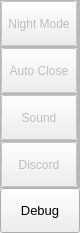
                 <widget class="QFrame" name="extraRightBox">
                  <property name="minimumSize">
                   <size>
                    <width>0</width>
                    <height>0</height>
                   </size>
                  </property>
                  <property name="maximumSize">
                   <size>
                    <width>0</width>
                    <height>16777215</height>
                   </size>
                  </property>
                  <property name="frameShape">
                   <enum>QFrame::NoFrame</enum>
                  </property>
                  <property name="frameShadow">
                   <enum>QFrame::Raised</enum>
                  </property>
                  <layout class="QVBoxLayout" name="verticalLayout_7">
                   <property name="spacing">
                    <number>0</number>
                   </property>
                   <property name="leftMargin">
                    <number>0</number>
                   </property>
                   <property name="topMargin">
                    <number>0</number>
                   </property>
                   <property name="rightMargin">
                    <number>0</number>
                   </property>
                   <property name="bottomMargin">
                    <number>0</number>
                   </property>
                   <item>
                    <widget class="QFrame" name="themeSettingsTopDetail">
                     <property name="maximumSize">
                      <size>
                       <width>16777215</width>
                       <height>3</height>
                      </size>
                     </property>
                     <property name="frameShape">
                      <enum>QFrame::NoFrame</enum>
                     </property>
                     <property name="frameShadow">
                      <enum>QFrame::Raised</enum>
                     </property>
                    </widget>
                   </item>
                   <item>
                    <widget class="QFrame" name="contentSettings">
                     <property name="frameShape">
                      <enum>QFrame::NoFrame</enum>
                     </property>
                     <property name="frameShadow">
                      <enum>QFrame::Raised</enum>
                     </property>
                     <layout class="QVBoxLayout" name="verticalLayout_13">
                      <property name="spacing">
                       <number>0</number>
                      </property>
                      <property name="leftMargin">
                       <number>0</number>
                      </property>
                      <property name="topMargin">
                       <number>0</number>
                      </property>
                      <property name="rightMargin">
                       <number>0</number>
                      </property>
                      <property name="bottomMargin">
                       <number>0</number>
                      </property>
                      <item alignment="Qt::AlignTop">
                       <widget class="QFrame" name="topMenus">
                        <property name="frameShape">
                         <enum>QFrame::NoFrame</enum>
                        </property>
                        <property name="frameShadow">
                         <enum>QFrame::Raised</enum>
                        </property>
                        <layout class="QVBoxLayout" name="verticalLayout_14">
                         <property name="spacing">
                          <number>0</number>
                         </property>
                         <property name="leftMargin">
                          <number>0</number>
                         </property>
                         <property name="topMargin">
                          <number>0</number>
                         </property>
                         <property name="rightMargin">
                          <number>0</number>
                         </property>
                         <property name="bottomMargin">
                          <number>0</number>
                         </property>
                         <item>
                          <widget class="QFrame" name="NightMode">
                           <property name="frameShape">
                            <enum>QFrame::StyledPanel</enum>
                           </property>
                           <property name="frameShadow">
                            <enum>QFrame::Raised</enum>
                           </property>
                           <layout class="QHBoxLayout" name="horizontalLayout_6">
                            <property name="spacing">
                             <number>0</number>
                            </property>
                            <property name="leftMargin">
                             <number>0</number>
                            </property>
                            <property name="topMargin">
                             <number>0</number>
                            </property>
                            <property name="rightMargin">
                             <number>0</number>
                            </property>
                            <property name="bottomMargin">
                             <number>0</number>
                            </property>
                            <item>
                             <widget class="QPushButton" name="btn_NightMode">
                              <property name="enabled">
                               <bool>false</bool>
                              </property>
                              <property name="sizePolicy">
                               <sizepolicy hsizetype="Preferred" vsizetype="Preferred">
                                <horstretch>0</horstretch>
                                <verstretch>0</verstretch>
                               </sizepolicy>
                              </property>
                              <property name="minimumSize">
                               <size>
                                <width>20</width>
                                <height>45</height>
                               </size>
                              </property>
                              <property name="cursor">
                               <cursorShape>ArrowCursor</cursorShape>
                              </property>
                              <property name="styleSheet">
                               <string notr="true">background-image: url(:/icons/images/icons/cil-moon.png);</string>
                              </property>
                              <property name="text">
                               <string>Night Mode</string>
                              </property>
                             </widget>
                            </item>
                            <item>
                             <widget class="QFrame" name="Toggle_Night">
                              <property name="maximumSize">
                               <size>
                                <width>60</width>
                                <height>45</height>
                               </size>
                              </property>
                              <property name="frameShape">
                               <enum>QFrame::StyledPanel</enum>
                              </property>
                              <property name="frameShadow">
                               <enum>QFrame::Raised</enum>
                              </property>
                              <layout class="QVBoxLayout" name="Toggle_Night_Layout">
                               <property name="spacing">
                                <number>0</number>
                               </property>
                               <property name="leftMargin">
                                <number>0</number>
                               </property>
                               <property name="topMargin">
                                <number>0</number>
                               </property>
                               <property name="rightMargin">
                                <number>0</number>
                               </property>
                               <property name="bottomMargin">
                                <number>0</number>
                               </property>
                              </layout>
                             </widget>
                            </item>
                           </layout>
                          </widget>
                         </item>
                         <item>
                          <widget class="QFrame" name="NightMode_2">
                           <property name="frameShape">
                            <enum>QFrame::StyledPanel</enum>
                           </property>
                           <property name="frameShadow">
                            <enum>QFrame::Raised</enum>
                           </property>
                           <layout class="QHBoxLayout" name="horizontalLayout_7">
                            <property name="spacing">
                             <number>0</number>
                            </property>
                            <property name="leftMargin">
                             <number>0</number>
                            </property>
                            <property name="topMargin">
                             <number>0</number>
                            </property>
                            <property name="rightMargin">
                             <number>0</number>
                            </property>
                            <property name="bottomMargin">
                             <number>0</number>
                            </property>
                            <item>
                             <widget class="QPushButton" name="btn_logout_2">
                              <property name="enabled">
                               <bool>false</bool>
                              </property>
                              <property name="sizePolicy">
                               <sizepolicy hsizetype="Preferred" vsizetype="Preferred">
                                <horstretch>0</horstretch>
                                <verstretch>0</verstretch>
                               </sizepolicy>
                              </property>
                              <property name="minimumSize">
                               <size>
                                <width>20</width>
                                <height>45</height>
                               </size>
                              </property>
                              <property name="cursor">
                               <cursorShape>ArrowCursor</cursorShape>
                              </property>
                              <property name="styleSheet">
                               <string notr="true">background-image: url(:/icons/images/icons/icon_close.png);</string>
                              </property>
                              <property name="text">
                               <string>Auto Close</string>
                              </property>
                             </widget>
                            </item>
                            <item>
                             <widget class="QFrame" name="Toggle_Close">
                              <property name="maximumSize">
                               <size>
                                <width>60</width>
                                <height>45</height>
                               </size>
                              </property>
                              <property name="frameShape">
                               <enum>QFrame::StyledPanel</enum>
                              </property>
                              <property name="frameShadow">
                               <enum>QFrame::Raised</enum>
                              </property>
                              <layout class="QVBoxLayout" name="Toggle_Close_Layout">
                               <property name="spacing">
                                <number>0</number>
                               </property>
                               <property name="leftMargin">
                                <number>0</number>
                               </property>
                               <property name="topMargin">
                                <number>0</number>
                               </property>
                               <property name="rightMargin">
                                <number>0</number>
                               </property>
                               <property name="bottomMargin">
                                <number>0</number>
                               </property>
                              </layout>
                             </widget>
                            </item>
                           </layout>
                          </widget>
                         </item>
                         <item>
                          <widget class="QFrame" name="NightMode_7">
                           <property name="frameShape">
                            <enum>QFrame::StyledPanel</enum>
                           </property>
                           <property name="frameShadow">
                            <enum>QFrame::Raised</enum>
                           </property>
                           <layout class="QHBoxLayout" name="horizontalLayout_25">
                            <property name="spacing">
                             <number>0</number>
                            </property>
                            <property name="leftMargin">
                             <number>0</number>
                            </property>
                            <property name="topMargin">
                             <number>0</number>
                            </property>
                            <property name="rightMargin">
                             <number>0</number>
                            </property>
                            <property name="bottomMargin">
                             <number>0</number>
                            </property>
                            <item>
                             <widget class="QPushButton" name="btn_logout_9">
                              <property name="enabled">
                               <bool>false</bool>
                              </property>
                              <property name="sizePolicy">
                               <sizepolicy hsizetype="Preferred" vsizetype="Preferred">
                                <horstretch>0</horstretch>
                                <verstretch>0</verstretch>
                               </sizepolicy>
                              </property>
                              <property name="minimumSize">
                               <size>
                                <width>20</width>
                                <height>45</height>
                               </size>
                              </property>
                              <property name="cursor">
                               <cursorShape>ArrowCursor</cursorShape>
                              </property>
                              <property name="styleSheet">
                               <string notr="true">background-image: url(:/icons/images/icons/cil-volume-high.png);</string>
                              </property>
                              <property name="text">
                               <string>Sound</string>
                              </property>
                             </widget>
                            </item>
                            <item>
                             <widget class="QFrame" name="Toggle_Close_8">
                              <property name="maximumSize">
                               <size>
                                <width>60</width>
                                <height>45</height>
                               </size>
                              </property>
                              <property name="frameShape">
                               <enum>QFrame::StyledPanel</enum>
                              </property>
                              <property name="frameShadow">
                               <enum>QFrame::Raised</enum>
                              </property>
                              <layout class="QVBoxLayout" name="Toggle_Sound_Layout">
                               <property name="spacing">
                                <number>0</number>
                               </property>
                               <property name="leftMargin">
                                <number>0</number>
                               </property>
                               <property name="topMargin">
                                <number>0</number>
                               </property>
                               <property name="rightMargin">
                                <number>0</number>
                               </property>
                               <property name="bottomMargin">
                                <number>0</number>
                               </property>
                              </layout>
                             </widget>
                            </item>
                           </layout>
                          </widget>
                         </item>
                         <item>
                          <widget class="QFrame" name="NightMode_8">
                           <property name="frameShape">
                            <enum>QFrame::StyledPanel</enum>
                           </property>
                           <property name="frameShadow">
                            <enum>QFrame::Raised</enum>
                           </property>
                           <layout class="QHBoxLayout" name="horizontalLayout_26">
                            <property name="spacing">
                             <number>0</number>
                            </property>
                            <property name="leftMargin">
                             <number>0</number>
                            </property>
                            <property name="topMargin">
                             <number>0</number>
                            </property>
                            <property name="rightMargin">
                             <number>0</number>
                            </property>
                            <property name="bottomMargin">
                             <number>0</number>
                            </property>
                            <item>
                             <widget class="QPushButton" name="btn_logout_10">
                              <property name="enabled">
                               <bool>false</bool>
                              </property>
                              <property name="sizePolicy">
                               <sizepolicy hsizetype="Preferred" vsizetype="Preferred">
                                <horstretch>0</horstretch>
                                <verstretch>0</verstretch>
                               </sizepolicy>
                              </property>
                              <property name="minimumSize">
                               <size>
                                <width>20</width>
                                <height>45</height>
                               </size>
                              </property>
                              <property name="cursor">
                               <cursorShape>ArrowCursor</cursorShape>
                              </property>
                              <property name="styleSheet">
                               <string notr="true">background-image: url(:/icons/images/icons/cil-discord.png);</string>
                              </property>
                              <property name="text">
                               <string>Discord</string>
                              </property>
                             </widget>
                            </item>
                            <item>
                             <widget class="QFrame" name="Toggle_Close_9">
                              <property name="maximumSize">
                               <size>
                                <width>60</width>
                                <height>45</height>
                               </size>
                              </property>
                              <property name="frameShape">
                               <enum>QFrame::StyledPanel</enum>
                              </property>
                              <property name="frameShadow">
                               <enum>QFrame::Raised</enum>
                              </property>
                              <layout class="QVBoxLayout" name="Toggle_Discord_Layout">
                               <property name="spacing">
                                <number>0</number>
                               </property>
                               <property name="leftMargin">
                                <number>0</number>
                               </property>
                               <property name="topMargin">
                                <number>0</number>
                               </property>
                               <property name="rightMargin">
                                <number>0</number>
                               </property>
                               <property name="bottomMargin">
                                <number>0</number>
                               </property>
                              </layout>
                             </widget>
                            </item>
                           </layout>
                          </widget>
                         </item>
                         <item>
                          <widget class="QPushButton" name="btn_print">
                           <property name="sizePolicy">
                            <sizepolicy hsizetype="Expanding" vsizetype="Fixed">
                             <horstretch>0</horstretch>
                             <verstretch>0</verstretch>
                            </sizepolicy>
                           </property>
                           <property name="minimumSize">
                            <size>
                             <width>0</width>
                             <height>45</height>
                            </size>
                           </property>
                           <property name="font">
                            <font>
                             <pointsize>10</pointsize>
                             <italic>false</italic>
                             <bold>false</bold>
                            </font>
                           </property>
                           <property name="cursor">
                            <cursorShape>PointingHandCursor</cursorShape>
                           </property>
                           <property name="layoutDirection">
                            <enum>Qt::LeftToRight</enum>
                           </property>
                           <property name="styleSheet">
                            <string notr="true">background-image: url(:/icons/images/icons/cil-terminal.png);</string>
                           </property>
                           <property name="text">
                            <string>Debug</string>
                           </property>
                          </widget>
                         </item>
                        </layout>
                       </widget>
                      </item>
                     </layout>
                    </widget>
                   </item>
                  </layout>
                 </widget>
